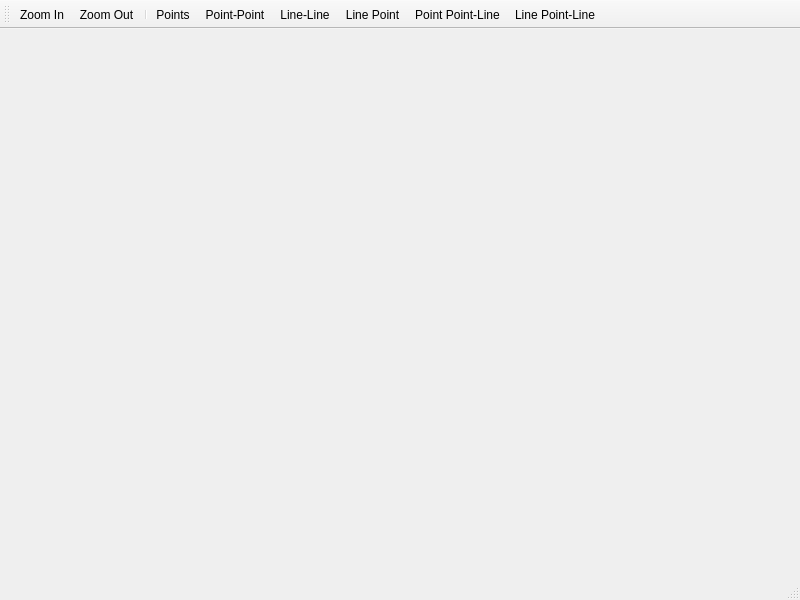
<?xml version="1.0" encoding="UTF-8"?>
<ui version="4.0">
 <class>MainWindow</class>
 <widget class="QMainWindow" name="MainWindow">
  <property name="geometry">
   <rect>
    <x>0</x>
    <y>0</y>
    <width>800</width>
    <height>600</height>
   </rect>
  </property>
  <property name="windowTitle">
   <string>MainWindow</string>
  </property>
  <widget class="QWidget" name="centralwidget">
   <layout class="QHBoxLayout" name="horizontalLayout_4">
    <item>
     <widget class="QScrollArea" name="scrollArea">
      <property name="frameShape">
       <enum>QFrame::NoFrame</enum>
      </property>
      <property name="frameShadow">
       <enum>QFrame::Plain</enum>
      </property>
      <property name="widgetResizable">
       <bool>true</bool>
      </property>
      <property name="alignment">
       <set>Qt::AlignCenter</set>
      </property>
      <widget class="QWidget" name="canvas">
       <property name="geometry">
        <rect>
         <x>0</x>
         <y>0</y>
         <width>782</width>
         <height>518</height>
        </rect>
       </property>
      </widget>
     </widget>
    </item>
   </layout>
  </widget>
  <widget class="QMenuBar" name="menubar">
   <property name="geometry">
    <rect>
     <x>0</x>
     <y>0</y>
     <width>800</width>
     <height>21</height>
    </rect>
   </property>
  </widget>
  <widget class="QStatusBar" name="statusbar"/>
  <widget class="QToolBar" name="toolBar">
   <property name="windowTitle">
    <string>toolBar</string>
   </property>
   <attribute name="toolBarArea">
    <enum>TopToolBarArea</enum>
   </attribute>
   <attribute name="toolBarBreak">
    <bool>false</bool>
   </attribute>
   <addaction name="actionZoomIn"/>
   <addaction name="actionZoomOut"/>
   <addaction name="separator"/>
   <addaction name="actionPoints"/>
   <addaction name="actionPointPoint"/>
   <addaction name="actionLineLine"/>
   <addaction name="actionLinePoint"/>
   <addaction name="actionPointPointLine"/>
   <addaction name="actionLinePointLine"/>
  </widget>
  <action name="actionZoomIn">
   <property name="text">
    <string>Zoom In</string>
   </property>
  </action>
  <action name="actionZoomOut">
   <property name="text">
    <string>Zoom Out</string>
   </property>
  </action>
  <action name="actionPoints">
   <property name="text">
    <string>Points</string>
   </property>
  </action>
  <action name="actionPointPoint">
   <property name="text">
    <string>Point-Point</string>
   </property>
  </action>
  <action name="actionLineLine">
   <property name="text">
    <string>Line-Line</string>
   </property>
  </action>
  <action name="actionLinePoint">
   <property name="text">
    <string>Line Point</string>
   </property>
  </action>
  <action name="actionLinePointLine">
   <property name="text">
    <string>Line Point-Line</string>
   </property>
  </action>
  <action name="actionPointPointLine">
   <property name="text">
    <string>Point Point-Line</string>
   </property>
  </action>
 </widget>
 <resources/>
 <connections/>
</ui>
